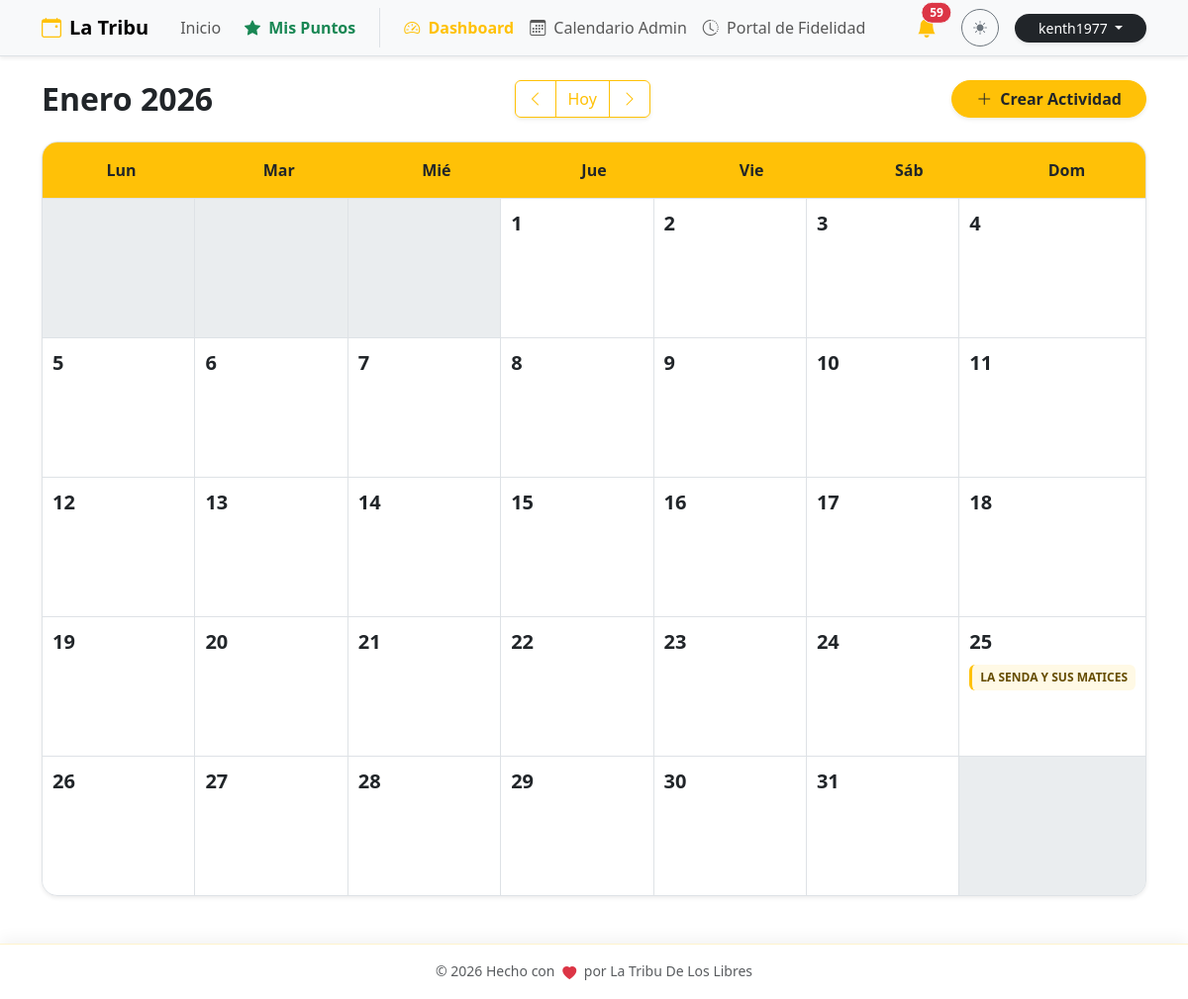
Before: /admin/calendar (signed in) with the older database file.
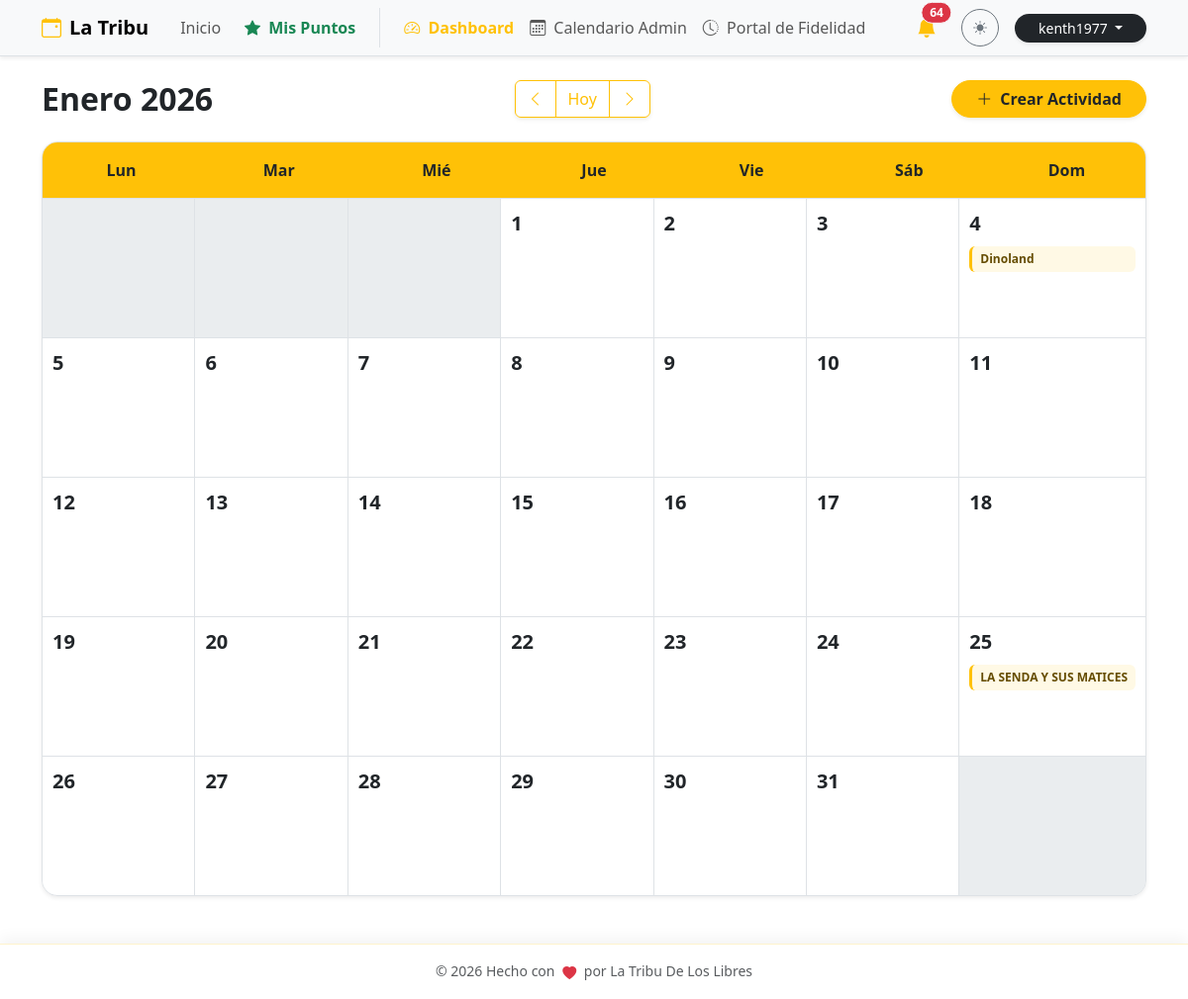
After: the same page with the newer database file.
### db.py (models this page shows, shortened)
class User(db.Model, UserMixin):
    __tablename__ = 'user'
    id = db.Column(db.Integer, primary_key=True)
    email = db.Column(db.String(120), unique=True, nullable=False)
    password = db.Column(db.String(200), nullable=False)
    is_superuser = db.Column(db.Boolean, default=False)

class Event(db.Model):
    __tablename__ = 'event'
    id = db.Column(db.Integer, primary_key=True)
    title = db.Column(db.String(100), nullable=False)
    flyer = db.Column(db.String(120)) # Nombre del archivo de imagen
    currency = db.Column(db.String(5), default='¢')
    price = db.Column(db.Float, nullable=False)
    reservation_fee = db.Column(db.String(50)) # Texto libre ej: "5000 colones"
    points_reward = db.Column(db.Integer, default=10) # Puntos que otorga
    activity_type = db.Column(db.String(50)) # Caminata, Camping, etc.
    difficulty = db.Column(db.String(50))
    distance = db.Column(db.String(50))
    duration_days = db.Column(db.Integer, default=1)
    event_date = db.Column(db.Date, nullable=False)
    end_date = db.Column(db.Date) # Para eventos de varios días
    departure_point = db.Column(db.String(150))
    departure_time = db.Column(db.String(20))
    pickup_point = db.Column(db.String(200))
    capacity = db.Column(db.Integer, default=0)
    description = db.Column(db.Text)
    status = db.Column(db.String(20), default='Activa') # Activa, Suspendido, Se Traslado
    moved_date = db.Column(db.Date) # Nueva fecha si se traslada
    bookings = db.relationship('Booking', backref='event', lazy=True, cascade="all, delete-orphan")

### app.py (the view)
@calendar_bp.route('/admin/calendar')
@login_required
def view():
    year = request.args.get('year', datetime.now().year, type=int)
    month = request.args.get('month', datetime.now().month, type=int)
    if month > 12: month = 1; year += 1
    elif month < 1: month = 12; year -= 1
    cal = calendar.Calendar(firstweekday=0)
    weeks = cal.monthdayscalendar(year, month)
    events = Event.query.all()
    monthly_birthdays = Member.query.filter(extract('month', Member.birth_date) == month).all()
    return render_template('calendar.html',
                           weeks=weeks, year=year, month=month,
                           month_name=MESES_ES[month],
                           events=events,
                           monthly_birthdays=monthly_birthdays)

### app.py (called while the page is built)
@login_manager.user_loader
def load_user(user_id):
    try:
        return User.query.get(int(user_id))
    except (TypeError, ValueError, Exception):
        return None

@app.before_request
def force_https():
    if request.headers.get('X-Forwarded-Proto') == 'http':
        url = request.url.replace('http://', 'https://', 1)
        return redirect(url, code=301)

### templates/calendar.html (shortened to what this page needs)
{% extends "base.html" %}
{% block content %}
<div class="d-flex flex-column flex-md-row justify-content-between align-items-center mb-4 gap-3 animate__animated animate__fadeIn">
    <h2 class="mb-0 fw-bold">{{ month_name }} {{ year }}</h2>
    <div class="btn-group shadow-sm">
        <a href="{{ url_for('calendar_view.view', year=year, month=month-1) }}" class="btn btn-outline-warning">
            <i class="bi bi-chevron-left"></i>
        </a>
        <a href="{{ url_for('calendar_view.view') }}" class="btn btn-outline-warning">Hoy</a>
        <a href="{{ url_for('calendar_view.view', year=year, month=month+1) }}" class="btn btn-outline-warning">
            <i class="bi bi-chevron-right"></i>
        </a>
    </div>
    <button class="btn btn-warning fw-bold shadow-sm text-dark px-4 rounded-pill" data-bs-toggle="modal" data-bs-target="#addEventModal">
        <i class="bi bi-plus-lg me-2"></i>Crear Actividad
    </button>
</div>
<div class="calendar-wrapper shadow-sm rounded-4 overflow-hidden border bg-white">
    <div class="calendar-header-grid bg-warning text-dark py-3 fw-bold border-bottom text-center">
        <div>Lun</div>
        <div>Mar</div>
        <div>Mié</div>
        <div>Jue</div>
        <div>Vie</div>
        <div>Sáb</div>
        <div>Dom</div>
    </div>
    <div class="calendar-days-grid">
        {% for week in weeks %}
            {% for day in week %}
                <div class="calendar-cell {% if day == 0 %}empty bg-light bg-opacity-50{% else %}clickable-cell{% endif %}"
                     {% if day != 0 %}onclick="openAddModal({{ day }})"{% endif %}>
                    {% if day != 0 %}
                        <div class="d-flex justify-content-between align-items-start mb-2">
                            <span class="day-number fw-bold fs-5">{{ day }}</span>
                            {% set day_birthdays = [] %}
                            {% for mb in monthly_birthdays %}
                                {% if mb.birth_date.day == day %}
                                    {% set _ = day_birthdays.append(mb) %}
                                {% endif %}
                            {% endfor %}
                        </div>
                        <div class="event-stack">
                            {% for event in events %}
                                {% if event.event_date.day == day and event.event_date.month == month and event.event_date.year == year %}
                                    <div class="event-pill {{ 'bg-warning text-dark border-warning' if event.status == 'Se Traslado' else 'bg-warning bg-opacity-10 text-warning-emphasis border-warning' }}"
                                         title="{{ event.title }}">
                                        <span class="text-truncate">{{ event.title }}</span>
                                    </div>
                                {% endif %}
                            {% endfor %}
                        </div>
                    {% endif %}
                </div>
            {% endfor %}
        {% endfor %}
    </div>
</div>
{% endblock %}

### templates/base.html (shortened to what this page needs)
<!DOCTYPE html>
<html lang="es" data-bs-theme="light">
<head>
    <link href="https://cdn.jsdelivr.net/npm/bootstrap@5.3.2/dist/css/bootstrap.min.css" rel="stylesheet">
    <link rel="stylesheet" href="https://cdn.jsdelivr.net/npm/bootstrap-icons@1.11.1/font/bootstrap-icons.css">
    <link rel="stylesheet" href="https://cdnjs.cloudflare.com/ajax/libs/animate.css/4.1.1/animate.min.css"/>
</head>
<body>
    <nav class="navbar navbar-expand-lg bg-body-tertiary border-bottom sticky-top shadow-sm">
        <div class="container">
            <a class="navbar-brand fw-bold" href="{{ url_for('main.home') }}">
                <i class="bi bi-calendar-event me-2 text-warning"></i>La Tribu
            </a>
            <div class="collapse navbar-collapse" id="navbarNav">
                <ul class="navbar-nav me-auto align-items-center">
                    <li class="nav-item">
                        <a class="nav-link px-3" href="{{ url_for('main.home') }}">Inicio</a>
                    </li>
                    <li class="nav-item">
                        <button class="nav-link btn btn-link text-decoration-none fw-bold text-success border-0 bg-transparent" data-bs-toggle="modal" data-bs-target="#pointsModal">
                            <i class="bi bi-star-fill me-1"></i> Mis Puntos
                        </button>
                    </li>
                    {% if current_user.is_authenticated and current_user.is_superuser %}
                    <li class="nav-item ms-lg-3 border-start ps-lg-3">
                        <a class="nav-link fw-bold text-warning" href="{{ url_for('main.dashboard') }}">
                            <i class="bi bi-speedometer2 me-1"></i> Dashboard
                        </a>
                    </li>
                    <li class="nav-item">
                        <a class="nav-link" href="{{ url_for('calendar_view.view') }}">
                            <i class="bi bi-calendar3 me-1"></i> Calendario Admin
                        </a>
                    </li>
                    <li class="nav-item">
                        <a class="nav-link" href="{{ url_for('puntos.historial_global') }}">
                            <i class="bi bi-clock-history me-1"></i> Portal de Fidelidad
                        </a>
                    </li>
                    {% endif %}
                </ul>
                <div class="d-flex align-items-center gap-3 mt-3 mt-lg-0">
                    {% if current_user.is_authenticated and current_user.is_superuser %}
                    <div class="dropdown">
                        <button class="btn btn-link position-relative text-dark p-0 me-2" type="button" data-bs-toggle="dropdown" aria-expanded="false">
                            <i class="bi bi-bell-fill fs-5 text-warning"></i>
                            {% if admin_unread_count > 0 %}
                            <span class="position-absolute top-0 start-100 translate-middle badge rounded-pill bg-danger border border-light animate__animated animate__pulse animate__infinite">
                                {{ admin_unread_count }}
                            </span>
                            {% endif %}
                        </button>
                    </div>
                    {% endif %}
                    <button class="btn btn-sm btn-outline-secondary rounded-circle" id="themeToggler" title="Cambiar tema" style="width: 38px; height: 38px; padding: 0;">
                        <i class="bi bi-sun-fill" id="themeIcon"></i>
                    </button>
                    {% if current_user.is_authenticated %}
                        <div class="dropdown">
                            <button class="btn btn-dark btn-sm rounded-pill px-4 dropdown-toggle shadow-sm border-0" type="button" data-bs-toggle="dropdown">
                                {{ current_user.email.split('@')[0] }}
                            </button>
                        </div>
                    {% else %}
                        <a href="{{ url_for('auth.login') }}" class="btn btn-warning btn-sm text-dark fw-bold rounded-pill px-4 shadow-sm border-0">
                            <i class="bi bi-lock-fill me-1"></i>Admin
                        </a>
                    {% endif %}
                </div>
            </div>
        </div>
    </nav>
    <main class="container py-4">
        {% block content %}{% endblock %}
    </main>
    <footer class="footer-sticky-blur py-3 text-center">
        <div class="container d-flex justify-content-center align-items-center gap-3">
            <span class="text-body-secondary fw-medium small">
                © 2026 Hecho con <i class="bi bi-heart-fill text-danger heart-beat mx-1"></i> por La Tribu De Los Libres
            </span>
        </div>
    </footer>
</body>
</html>

### templates/base.html (style rules this page uses)
.heart-beat { display: inline-block; animation: heartbeat 1.5s infinite; vertical-align: middle; }
.footer-sticky-blur { position: fixed; bottom: 0; width: 100%; z-index: 1030; backdrop-filter: blur(12px); -webkit-backdrop-filter: blur(12px); background-color: rgba(var(--bs-body-bg-rgb), 0.8) !important; border-top: 1px solid rgba(var(--bs-warning-rgb), 0.2); box-shadow: 0 -5px 15px rgba(0, 0, 0, 0.05); }
body { padding-bottom: 80px; min-height: 100vh; display: flex; flex-direction: column; transition: background-color 0.3s ease, color 0.3s ease; }
main { flex: 1; }
.nav-link, .btn { transition: all 0.2s ease-in-out; }

### templates/calendar.html (style rules this page uses)
.calendar-header-grid { display: grid; grid-template-columns: repeat(7, 1fr); text-align: center; background-color: #ffc107; }
.calendar-days-grid { display: grid; grid-template-columns: repeat(7, 1fr); background-color: #dee2e6; gap: 1px; }
.calendar-cell { min-height: 140px; background-color: #fff; padding: 10px; transition: background-color 0.2s ease; }
.day-number { color: #adb5bd; }
.clickable-cell .day-number { color: #212529; }
.event-stack { display: flex; flex-direction: column; gap: 4px; }
.event-pill { font-size: 0.75rem; padding: 4px 8px; border-radius: 6px; border-left: 3px solid #ffc107; white-space: nowrap; overflow: hidden; text-overflow: ellipsis; font-weight: 600; }

Changed rows visible on the page:
added Event: title "Dinoland", shown under "4"
Other visible differences:
{{ admin_unread_count }}: "59" → "64"
